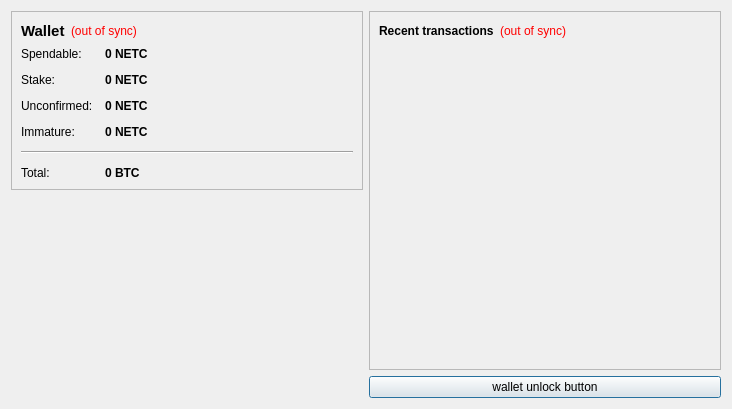
<?xml version="1.0" encoding="UTF-8"?>
<ui version="4.0">
 <class>OverviewPage</class>
 <widget class="QWidget" name="OverviewPage">
  <property name="geometry">
   <rect>
    <x>0</x>
    <y>0</y>
    <width>732</width>
    <height>409</height>
   </rect>
  </property>
  <property name="windowTitle">
   <string>Form</string>
  </property>
  <layout class="QHBoxLayout" name="horizontalLayout" stretch="0,0">
   <item>
    <layout class="QVBoxLayout" name="verticalLayout_2">
     <item>
      <widget class="QFrame" name="frame">
       <property name="frameShape">
        <enum>QFrame::StyledPanel</enum>
       </property>
       <property name="frameShadow">
        <enum>QFrame::Raised</enum>
       </property>
       <layout class="QVBoxLayout" name="verticalLayout_4">
        <item>
         <layout class="QHBoxLayout" name="horizontalLayout_4">
          <item>
           <widget class="QLabel" name="label_5">
            <property name="font">
             <font>
              <pointsize>11</pointsize>
              <weight>75</weight>
              <bold>true</bold>
             </font>
            </property>
            <property name="text">
             <string>Wallet</string>
            </property>
           </widget>
          </item>
          <item>
           <widget class="QLabel" name="labelWalletStatus">
            <property name="toolTip">
             <string>The displayed information may be out of date. Your wallet automatically synchronizes with the NetworkCoin network after a connection is established, but this process has not completed yet.</string>
            </property>
            <property name="styleSheet">
             <string notr="true">QLabel { color: red; }</string>
            </property>
            <property name="text">
             <string notr="true">(out of sync)</string>
            </property>
            <property name="alignment">
             <set>Qt::AlignLeading|Qt::AlignLeft|Qt::AlignVCenter</set>
            </property>
           </widget>
          </item>
          <item>
           <spacer name="horizontalSpacer_2">
            <property name="orientation">
             <enum>Qt::Horizontal</enum>
            </property>
            <property name="sizeHint" stdset="0">
             <size>
              <width>40</width>
              <height>20</height>
             </size>
            </property>
           </spacer>
          </item>
         </layout>
        </item>
        <item>
         <layout class="QFormLayout" name="formLayout_2">
          <property name="fieldGrowthPolicy">
           <enum>QFormLayout::AllNonFixedFieldsGrow</enum>
          </property>
          <property name="horizontalSpacing">
           <number>12</number>
          </property>
          <property name="verticalSpacing">
           <number>12</number>
          </property>
          <item row="0" column="0">
           <widget class="QLabel" name="label">
            <property name="text">
             <string>Spendable:</string>
            </property>
           </widget>
          </item>
          <item row="0" column="1">
           <widget class="QLabel" name="labelBalance">
            <property name="font">
             <font>
              <weight>75</weight>
              <bold>true</bold>
             </font>
            </property>
            <property name="cursor">
             <cursorShape>IBeamCursor</cursorShape>
            </property>
            <property name="toolTip">
             <string>Your current spendable balance</string>
            </property>
            <property name="text">
             <string notr="true">0 NETC</string>
            </property>
            <property name="textInteractionFlags">
             <set>Qt::LinksAccessibleByMouse|Qt::TextSelectableByKeyboard|Qt::TextSelectableByMouse</set>
            </property>
           </widget>
          </item>
          <item row="1" column="0">
           <widget class="QLabel" name="label_6">
            <property name="text">
             <string>Stake:</string>
            </property>
           </widget>
          </item>
          <item row="1" column="1">
           <widget class="QLabel" name="labelStake">
            <property name="font">
             <font>
              <weight>75</weight>
              <bold>true</bold>
             </font>
            </property>
            <property name="cursor">
             <cursorShape>IBeamCursor</cursorShape>
            </property>
            <property name="toolTip">
             <string>Total of coins that was staked, and do not yet count toward the current balance</string>
            </property>
            <property name="text">
             <string notr="true">0 NETC</string>
            </property>
            <property name="textInteractionFlags">
             <set>Qt::LinksAccessibleByMouse|Qt::TextSelectableByKeyboard|Qt::TextSelectableByMouse</set>
            </property>
           </widget>
          </item>
          <item row="2" column="0">
           <widget class="QLabel" name="label_3">
            <property name="text">
             <string>Unconfirmed:</string>
            </property>
           </widget>
          </item>
          <item row="2" column="1">
           <widget class="QLabel" name="labelUnconfirmed">
            <property name="font">
             <font>
              <weight>75</weight>
              <bold>true</bold>
             </font>
            </property>
            <property name="cursor">
             <cursorShape>IBeamCursor</cursorShape>
            </property>
            <property name="toolTip">
             <string>Total of transactions that have yet to be confirmed, and do not yet count toward the current balance</string>
            </property>
            <property name="text">
             <string notr="true">0 NETC</string>
            </property>
            <property name="textInteractionFlags">
             <set>Qt::LinksAccessibleByMouse|Qt::TextSelectableByKeyboard|Qt::TextSelectableByMouse</set>
            </property>
           </widget>
          </item>
          <item row="3" column="0">
           <widget class="QLabel" name="labelImmatureText">
            <property name="text">
             <string>Immature:</string>
            </property>
           </widget>
          </item>
          <item row="3" column="1">
           <widget class="QLabel" name="labelImmature">
            <property name="font">
             <font>
              <weight>75</weight>
              <bold>true</bold>
             </font>
            </property>
            <property name="toolTip">
             <string>Mined balance that has not yet matured</string>
            </property>
            <property name="text">
             <string notr="true">0 NETC</string>
            </property>
            <property name="textInteractionFlags">
             <set>Qt::LinksAccessibleByMouse|Qt::TextSelectableByKeyboard|Qt::TextSelectableByMouse</set>
            </property>
           </widget>
          </item>
          <item row="4" column="0" colspan="2">
           <widget class="Line" name="line">
            <property name="orientation">
             <enum>Qt::Horizontal</enum>
            </property>
           </widget>
          </item>
          <item row="5" column="0">
           <widget class="QLabel" name="labelTotalText">
            <property name="text">
             <string>Total:</string>
            </property>
           </widget>
          </item>
          <item row="5" column="1">
           <widget class="QLabel" name="labelTotal">
            <property name="font">
             <font>
              <weight>75</weight>
              <bold>true</bold>
             </font>
            </property>
            <property name="cursor">
             <cursorShape>IBeamCursor</cursorShape>
            </property>
            <property name="toolTip">
             <string>Your current total balance</string>
            </property>
            <property name="text">
             <string notr="true">0 BTC</string>
            </property>
            <property name="textInteractionFlags">
             <set>Qt::LinksAccessibleByMouse|Qt::TextSelectableByKeyboard|Qt::TextSelectableByMouse</set>
            </property>
           </widget>
          </item>
         </layout>
        </item>
       </layout>
      </widget>
     </item>
     <item>
      <spacer name="verticalSpacer_4">
       <property name="orientation">
        <enum>Qt::Vertical</enum>
       </property>
       <property name="sizeHint" stdset="0">
        <size>
         <width>20</width>
         <height>40</height>
        </size>
       </property>
      </spacer>
     </item>
     <item>
      <widget class="QLabel" name="label_2">
       <property name="text">
        <string/>
       </property>
       <property name="pixmap">
        <pixmap resource="../bitcoin.qrc">:/images/Wallet_Logo</pixmap>
       </property>
       <property name="alignment">
        <set>Qt::AlignCenter</set>
       </property>
      </widget>
     </item>
     <item>
      <spacer name="verticalSpacer">
       <property name="orientation">
        <enum>Qt::Vertical</enum>
       </property>
       <property name="sizeHint" stdset="0">
        <size>
         <width>20</width>
         <height>40</height>
        </size>
       </property>
      </spacer>
     </item>
    </layout>
   </item>
   <item>
    <layout class="QVBoxLayout" name="verticalLayout_3">
     <item>
      <widget class="QFrame" name="frame_2">
       <property name="frameShape">
        <enum>QFrame::StyledPanel</enum>
       </property>
       <property name="frameShadow">
        <enum>QFrame::Raised</enum>
       </property>
       <layout class="QVBoxLayout" name="verticalLayout">
        <item>
         <layout class="QHBoxLayout" name="horizontalLayout_2">
          <item>
           <widget class="QLabel" name="label_4">
            <property name="text">
             <string>&lt;b&gt;Recent transactions&lt;/b&gt;</string>
            </property>
           </widget>
          </item>
          <item>
           <widget class="QLabel" name="labelTransactionsStatus">
            <property name="toolTip">
             <string>The displayed information may be out of date. Your wallet automatically synchronizes with the NetworkCoin network after a connection is established, but this process has not completed yet.</string>
            </property>
            <property name="styleSheet">
             <string notr="true">QLabel { color: red; }</string>
            </property>
            <property name="text">
             <string notr="true">(out of sync)</string>
            </property>
            <property name="alignment">
             <set>Qt::AlignRight|Qt::AlignTrailing|Qt::AlignVCenter</set>
            </property>
           </widget>
          </item>
          <item>
           <spacer name="horizontalSpacer">
            <property name="orientation">
             <enum>Qt::Horizontal</enum>
            </property>
            <property name="sizeHint" stdset="0">
             <size>
              <width>40</width>
              <height>20</height>
             </size>
            </property>
           </spacer>
          </item>
         </layout>
        </item>
        <item>
         <widget class="QListView" name="listTransactions">
          <property name="styleSheet">
           <string notr="true">QListView { background: transparent; }</string>
          </property>
          <property name="frameShape">
           <enum>QFrame::NoFrame</enum>
          </property>
          <property name="verticalScrollBarPolicy">
           <enum>Qt::ScrollBarAlwaysOff</enum>
          </property>
          <property name="horizontalScrollBarPolicy">
           <enum>Qt::ScrollBarAlwaysOff</enum>
          </property>
          <property name="selectionMode">
           <enum>QAbstractItemView::NoSelection</enum>
          </property>
         </widget>
        </item>
       </layout>
      </widget>
     </item>
     <item>
      <widget class="QPushButton" name="unlockWalletButton">
       <property name="sizePolicy">
        <sizepolicy hsizetype="Minimum" vsizetype="Fixed">
         <horstretch>0</horstretch>
         <verstretch>0</verstretch>
        </sizepolicy>
       </property>
       <property name="maximumSize">
        <size>
         <width>16777214</width>
         <height>16777214</height>
        </size>
       </property>
       <property name="toolTip">
        <string/>
       </property>
       <property name="text">
        <string>wallet unlock button</string>
       </property>
       <property name="checkable">
        <bool>false</bool>
       </property>
       <property name="autoDefault">
        <bool>false</bool>
       </property>
       <property name="default">
        <bool>true</bool>
       </property>
       <property name="flat">
        <bool>false</bool>
       </property>
      </widget>
     </item>
    </layout>
   </item>
  </layout>
 </widget>
 <resources>
  <include location="../bitcoin.qrc"/>
 </resources>
 <connections/>
</ui>
